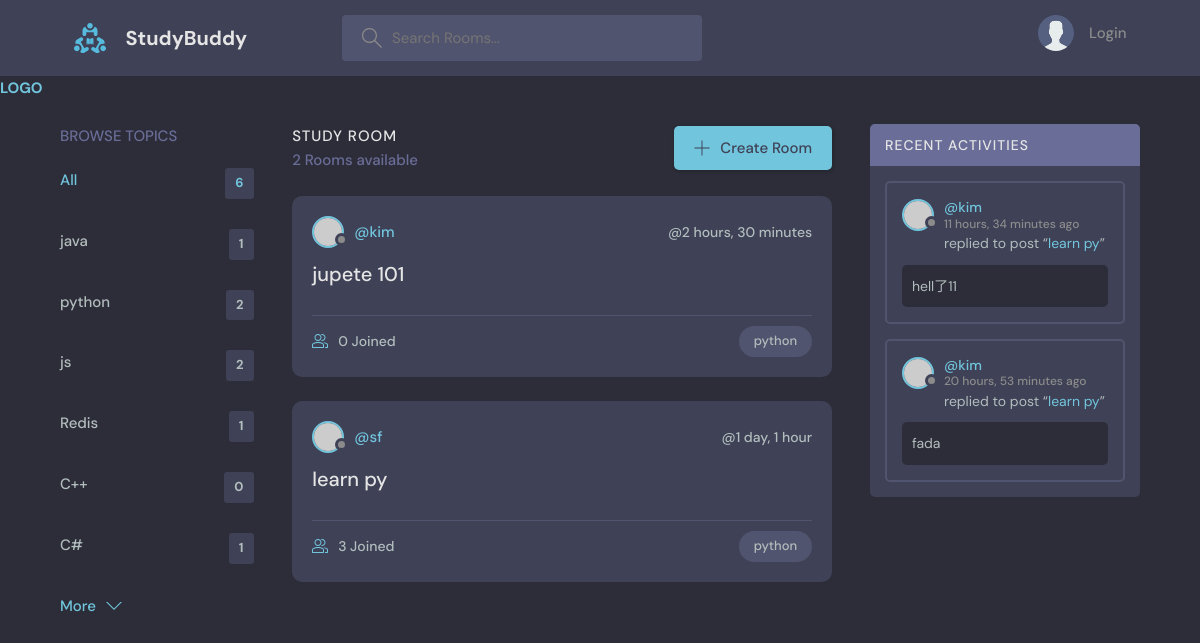
The page /?q=python on the database its author committed.
### base/models.py (models this page shows, shortened)
class Topic(models.Model):
    name = models.CharField(max_length=200)

class Room(models.Model):
    host = models.ForeignKey(User, on_delete=models.SET_NULL, null=True)
    topic = models.ForeignKey('Topic', on_delete=models.SET_NULL, null=True)
    name = models.CharField(max_length=200)
    description = models.TextField(null=True, blank=True)
    participants = models.ManyToManyField(User, related_name='participants', blank=True)
    updated = models.DateTimeField(auto_now=True)
    created = models.DateTimeField(auto_now_add=True)
    class Meta:
        ordering = ['-updated', '-created']
    def __str__(self):
        return self.name

class Message(models.Model):
    user = models.ForeignKey(User, on_delete=models.CASCADE)
    room = models.ForeignKey(Room, on_delete=models.CASCADE)
    body = models.TextField()
    updated = models.DateTimeField(auto_now=True)
    created = models.DateTimeField(auto_now_add=True)
    class Meta:
        ordering = ['-updated', '-created']

### base/views.py (the view)
# urls.py: path('', views.home, name="home"),
def home(request):
    q = request.GET.get('q') if request.GET.get('q') != None else ''
    rooms = Room.objects.filter(
        Q(topic__name__icontains=q) |
        Q(name__icontains=q) |
        Q(description__icontains=q)
        )
    topics = Topic.objects.all()
    room_count = rooms.count()
    room_messages =Message.objects.filter(Q(room__topic__name__icontains=q))
    context = {'rooms': rooms, 'topics': topics, 'room_count': room_count, 'room_messages': room_messages}
    return render(request, 'base/home.html', context)

### base/templates/base/home.html (shortened to what this page needs)
{% extends "main.html" %}
{% block content %}
<main class="layout layout--3">
  <div class="container">
    {% include "base/topics_component.html" %}
    <div class="roomList">
      <div class="roomList__header">
        <div>
          <h2>Study Room</h2>
          <p>{{room_count}} Rooms available</p>
        </div>
        <a class="btn btn--main" href="{% url 'create-room' %}">
          <svg
            version="1.1"
            xmlns="http://www.w3.org/2000/svg"
            width="32"
            height="32"
            viewBox="0 0 32 32"
          >
            <title>add</title>
            <path
              d="M16.943 0.943h-1.885v14.115h-14.115v1.885h14.115v14.115h1.885v-14.115h14.115v-1.885h-14.115v-14.115z"
            ></path>
          </svg>
          Create Room
        </a>
      </div>
      {% include "base/feed_component.html" %}
    </div>
    {% include "base/activity_component.html" %}
  </div>
</main>
{% endblock content %}

### base/templates/base/topics_component.html
<div class="topics">
  <div class="topics__header">
    <h2>Browse Topics</h2>
  </div>
  <ul class="topics__list">
    <li>
      <a href="{% url 'home' %}" class="active">All <span>{{topics.count}}</span></a>
    </li>
    {% for topic in topics %}
    <li>
      <a href="{% url 'home' %}?q={{topic.name}}"
        >{{ topic.name }} <span> {{topic.room_set.all.count}} </span></a
      >
    </li>
    {% endfor %}
  </ul>
  <a class="btn btn--link" href="topics.html">
    More
    <svg
      version="1.1"
      xmlns="http://www.w3.org/2000/svg"
      width="32"
      height="32"
      viewBox="0 0 32 32"
    >
      <title>chevron-down</title>
      <path d="M16 21l-13-13h-3l16 16 16-16h-3l-13 13z"></path>
    </svg>
  </a>
</div>

### base/templates/base/feed_component.html (shortened to what this page needs)
{% for room in rooms %}
<div class="roomListRoom">
  <div class="roomListRoom__header">
    <a href="{% url 'user-profile' room.host.id %}" class="roomListRoom__author">
      <div class="avatar avatar--small">
        <img src="https://randomuser.me/api/portraits/women/11.jpg" />
      </div>
      <span>@{{ room.host.username}}</span>
    </a>
    <div class="roomListRoom__actions">
      <span>@{{ room.created|timesince }}</span>
    </div>
  </div>
  <div class="roomListRoom__content">
    <a href="{% url 'room' room.id %}">{{ room.name }}</a>
  </div>
  <div class="roomListRoom__meta">
    <a href="{% url 'room' room.id %}" class="roomListRoom__joined">
      {{room.participants.all.count}} Joined
    </a>
    <p class="roomListRoom__topic">{{ room.topic.name }}</p>
  </div>
</div>
{% endfor %}

### base/templates/base/activity_component.html (shortened to what this page needs)
<div class="activities">
    <div class="activities__header">
      <h2>Recent Activities</h2>
    </div>
    {% for message in room_messages %}
    <div class="activities__box">
      <div class="activities__boxHeader roomListRoom__header">
        <a href="{% url 'user-profile' message.user.id %}" class="roomListRoom__author">
          <div class="avatar avatar--small">
            <img src="https://randomuser.me/api/portraits/women/11.jpg" />
          </div>
          <p>
            @{{message.user }}
            <span>{{ message.created|timesince }} ago</span>
          </p>
        </a>
      </div>
      <div class="activities__boxContent">
        <p>
          replied to post “<a href="{% url 'room' message.room.id %}">{{message.room}}</a
          >”
        </p>
        <div class="activities__boxRoomContent">
            {{message.body}}        </div>
      </div>
    </div>
    {% endfor %}
</div>

### rows shown on the page
Topic: name "java", room_set.all.count "1"
Topic: name "python", room_set.all.count "2"
Topic: name "js", room_set.all.count "2"
Topic: name "Redis", room_set.all.count "1"
Topic: name "C++", room_set.all.count "0"
Topic: name "C#", room_set.all.count "1"
Room: host.username "kim", created "2 hours, 30 minutes", name "jupete 101", participants.all.count "0", topic.name "python"
Room: host.username "sf", created "1 day, 1 hour", name "learn py", participants.all.count "3", topic.name "python"
Message: user "kim", created "11 hours, 34 minutes", room "learn py", body "hell了11"
Message: user "kim", created "20 hours, 53 minutes", room "learn py", body "fada"

### other values the page prints
{{ topics.count }} "6"
{{ room_count }} "2"
